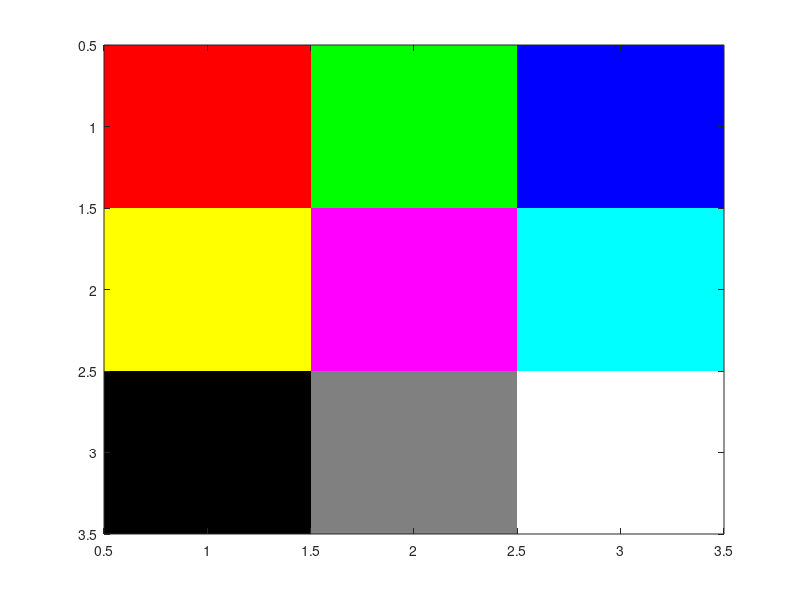

The MATLAB script that drew this image:
%mosaico de colores
%genero un mosaico de NxN de distintos colores
N=3;
ima=ones(N,N,3);
ima(:,:,1)=[1 0 0; 1 1 0; 0 0.5 1];
ima(:,:,2)=[0 1 0; 1 0 1;0 0.5 1];
ima(:,:,3)=[0 0 1; 0 1 1;0 0.5 1];
figure
image(ima) % grafica mosaico
